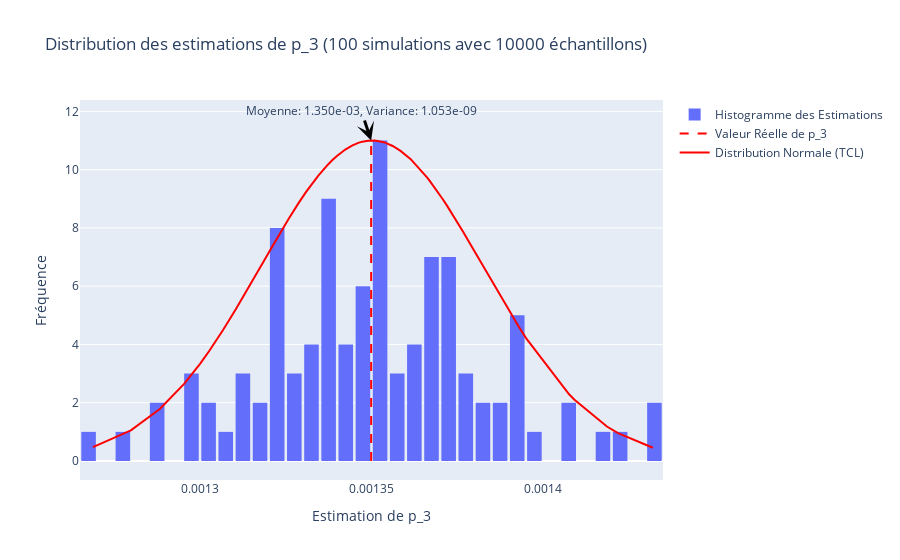

Notebook code for this chart:
### Markdown cell above
> $\mathbb{P}(X > 3)$ pour $X \sim \mathcal{N}(4,1)$ se réécrit: $ \int_{3}^{+\infty} \frac{1}{\sqrt{2\pi}} e^{-\frac{x^2}{2}} dx $     
>
> ou encore   $ \int_{-\infty}^{+\infty} h(x)p(x) dx $ avec $  p(x)=\frac{1}{\sqrt{2\pi}} e^{-\frac{(x-4)^2}{2}}$ et $h(x)=\chi_{\{X > 3\}}(x) e^{(-4x+8)} .$
>
> L'estimateur classique de Monte-Carlo est alors:
>
> $\hat{I}_{MC} = \frac{1}{N_s} \sum_{i=1}^{N_s} h(x^{(i)})= \frac{1}{N_s} \sum_{i=1}^{N_s} \chi_{\{X > 3\}}(x^{(i)}) e^{(-4x^{(i)}+8)}$

### Code cell
N=10000
n=100
def estimate_p_3_bis(num_samples):
    x=np.random.normal(4,1,num_samples)
    y=[np.exp(-4*i+8) if i>3 else 0 for i in x]
    return np.mean(y)

estimates=[estimate_p_3_bis(N) for _ in range(n)]
mean_estimate=np.mean(estimates)
variance_estimate=np.var(estimates)
reel_value=1-norm.cdf(3)
normal_distribution=norm.pdf(sorted(estimates),mean_estimate,np.sqrt(variance_estimate))
normal_distribution=normal_distribution/max(normal_distribution)*max(np.histogram(estimates,bins=40)[0])
fig=go.Figure()
fig.add_trace(go.Histogram(x=estimates,nbinsx=40,opacity=1,name='Histogramme des Estimations'))
fig.add_trace(go.Scatter(x=[reel_value,reel_value],y=[0,max(normal_distribution)],mode='lines',line=dict(color='red',dash='dash'),name='Valeur Réelle de p_3'))
fig.add_trace(go.Scatter(x=sorted(estimates),y=normal_distribution,mode='lines',line=dict(color='red'),name='Distribution Normale (TCL)'))
fig.add_annotation(
    x=reel_value,
    y=max(normal_distribution),
    text=f"Moyenne: {mean_estimate:.3e}, Variance: {variance_estimate:.3e}",
    showarrow=True,
    arrowwidth=3,
    arrowhead=3,
    arrowcolor="black",
    font_size=12
)
fig.update_layout(
    title='Distribution des estimations de p_3 (100 simulations avec 10000 échantillons)',
    xaxis_title='Estimation de p_3',
    yaxis_title='Fréquence',
    bargap=0.15
)
fig.show()
print('Estimation de p_3 : {:.3e}'.format(mean_estimate))
print('Variance de l\'estimation de p_3 : {:.3e}'.format(variance_estimate))
var2=variance_estimate

### Figure 1 — Plotly figure (JSON) as saved in the notebook; plotly's stock layout.template omitted (floating-point values rounded to 4 significant figures)
{"data": [{"name": "Histogramme des Estimations", "nbinsx": 40, "opacity": 1, "type": "histogram", "x": [0.001392, 0.001373, 0.001322, 0.00138, 0.001369, 0.001288, 0.001325, 0.001346, 0.001312, 0.001351, 0.001389, 0.001408, 0.001358, 0.00138, 0.001334, 0.001326, 0.001361, 0.001335, 0.001422, 0.001312, 0.001373, 0.001354, 0.001299, 0.001372, 0.001388, 0.001393, 0.001381, 0.001307, 0.001378, 0.001325, 0.001322, 0.001371, 0.001395, 0.001354, 0.001339, 0.001367, 0.001269, 0.001366, 0.001353, 0.001431, 0.001371, 0.001354, 0.001331, 0.001361, 0.001337, 0.001391, 0.001419, 0.001321, 0.001352, 0.001347, 0.001295, 0.001337, 0.00135, 0.001366, 0.001351, 0.001368, 0.001354, 0.00134, 0.001353, 0.001352, 0.001339, 0.001366, 0.001344, 0.001374, 0.00132, 0.001346, 0.001343, 0.001375, 0.001299, 0.001349, 0.001359, 0.001432, 0.001356, 0.001335, 0.001391, 0.001365, 0.001326, 0.001339, 0.00128, 0.001303, 0.001362, 0.001349, 0.001377, 0.0013, 0.001318, 0.001311, 0.001409, 0.001329, 0.001351, 0.001368, 0.001288, 0.00132, 0.001322, 0.00139, 0.001337, 0.00133, 0.001344, 0.001342, 0.001337, 0.001319]}, {"line": {"color": "red", "dash": "dash"}, "mode": "lines", "name": "Valeur Réelle de p_3", "type": "scatter", "x": [0.00135, 0.00135], "y": [0, 11]}, {"line": {"color": "red"}, "mode": "lines", "name": "Distribution Normale (TCL)", "type": "scatter", "x": [0.001269, 0.00128, 0.001288, 0.001288, 0.001295, 0.001299, 0.001299, 0.0013, 0.001303, 0.001307, 0.001311, 0.001312, 0.001312, 0.001318, 0.001319, 0.00132, 0.00132, 0.001321, 0.001322, 0.001322, 0.001322, 0.001325, 0.001325, 0.001326, 0.001326, 0.001329, 0.00133, 0.001331, 0.001334, 0.001335, 0.001335, 0.001337, 0.001337, 0.001337, 0.001337, 0.001339, 0.001339, 0.001339, 0.00134, 0.001342, 0.001343, 0.001344, 0.001344, 0.001346, 0.001346, 0.001347, 0.001349, 0.001349, 0.00135, 0.001351, 0.001351, 0.001351, 0.001352, 0.001352, 0.001353, 0.001353, 0.001354, 0.001354, 0.001354, 0.001354, 0.001356, 0.001358, 0.001359, 0.001361, 0.001361, 0.001362, 0.001365, 0.001366, 0.001366, 0.001366, 0.001367, 0.001368, 0.001368, 0.001369, 0.001371, 0.001371, 0.001372, 0.001373, 0.001373, 0.001374, 0.001375, 0.001377, 0.001378, 0.00138, 0.00138, 0.001381, 0.001388, 0.001389, 0.00139, 0.001391, 0.001391, 0.001392, 0.001393, 0.001395, 0.001408, 0.001409, 0.001419, 0.001422, 0.001431, 0.001432], "y": [0.4744, 1.052, 1.778, 1.802, 2.647, 3.185, 3.195, 3.345, 3.792, 4.494, 5.223, 5.457, 5.482, 6.666, 6.987, 7.202, 7.225, 7.399, 7.489, 7.553, 7.622, 8.077, 8.11, 8.272, 8.316, 8.859, 9.154, 9.226, 9.787, 9.848, 9.883, 10.12, 10.15, 10.16, 10.19, 10.32, 10.39, 10.41, 10.47, 10.69, 10.76, 10.8, 10.83, 10.92, 10.93, 10.96, 11.0, 11.0, 11.0, 11, 11.0, 10.99, 10.99, 10.99, 10.97, 10.95, 10.94, 10.93, 10.92, 10.92, 10.81, 10.64, 10.57, 10.39, 10.35, 10.32, 9.925, 9.769, 9.751, 9.724, 9.623, 9.474, 9.468, 9.33, 9.03, 8.975, 8.764, 8.632, 8.621, 8.473, 8.294, 7.84, 7.604, 7.211, 7.113, 7.071, 5.502, 5.419, 5.157, 4.957, 4.911, 4.771, 4.638, 4.217, 2.29, 2.11, 1.184, 0.954, 0.5102, 0.4541]}], "layout": {"annotations": [{"arrowcolor": "black", "arrowhead": 3, "arrowwidth": 3, "font": {"size": 12}, "showarrow": true, "text": "Moyenne: 1.350e-03, Variance: 1.053e-09", "x": 0.00135, "y": 11}], "bargap": 0.15, "title": {"text": "Distribution des estimations de p_3 (100 simulations avec 10000 échantillons)"}, "xaxis": {"title": {"text": "Estimation de p_3"}}, "yaxis": {"title": {"text": "Fréquence"}}}}
